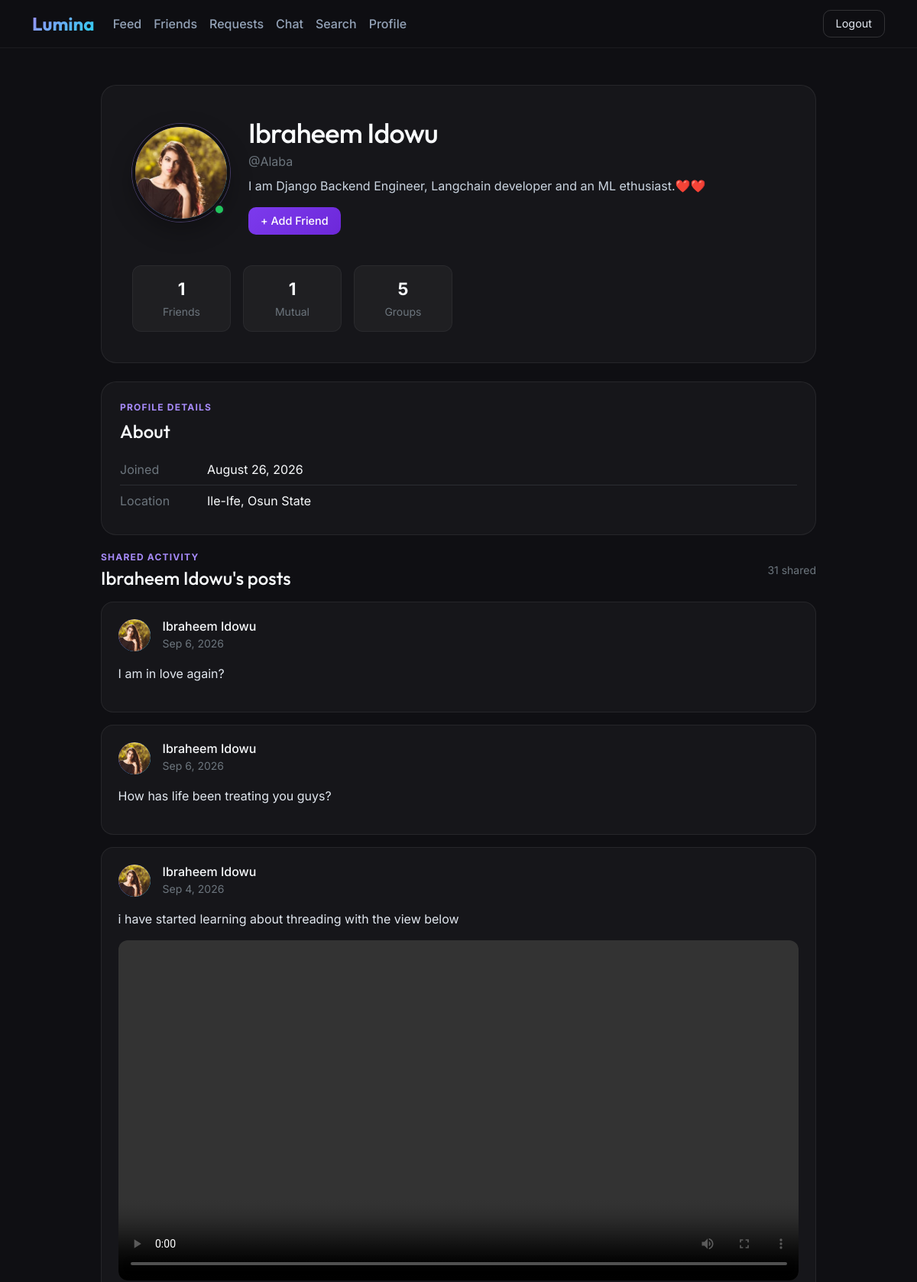
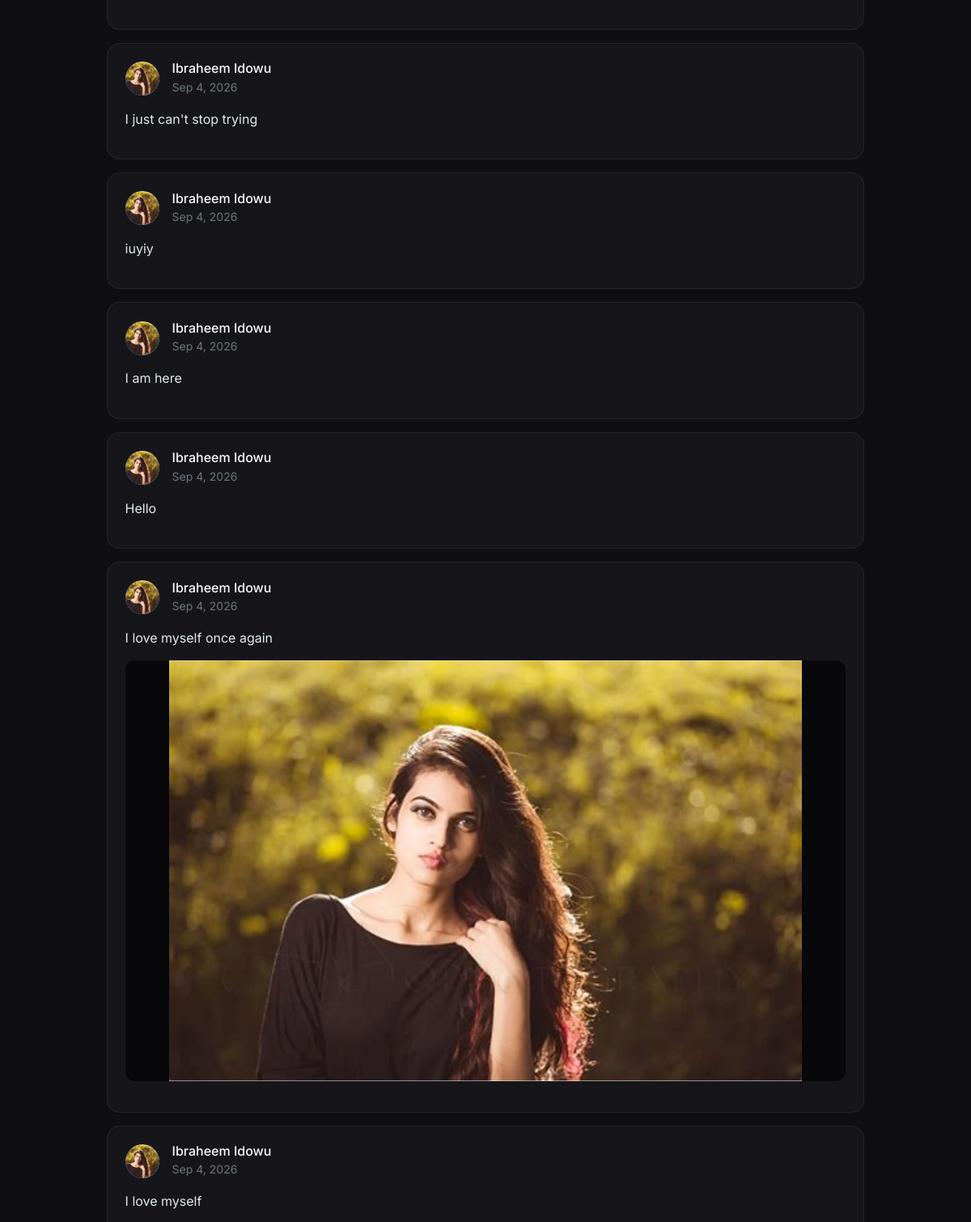
The app's page /view-profile/Alaba/ (signed in, upper part) with its own data (2 pictures, top to bottom).
### accounts/models.py (models this page shows)
class Profile(models.Model):
    user = models.OneToOneField(User,on_delete=models.CASCADE,related_name='profile')
    location = models.CharField(max_length=100, blank=True, null=True)
    about = models.CharField(max_length=255, blank=True, null=True)
    joined_at = models.DateTimeField(auto_now_add=True)
    profile_photo = models.ImageField(upload_to='photos/%Y/%m/%d', validators=[FileExtensionValidator(allowed_extensions=['jpg', 'jpeg', 'png', 'webp'])], null=True, blank=True)
    friends = models.ManyToManyField(to=User, blank=True, related_name='friends')
    def count_friends(self):
        return self.friends.count()

class Post(models.Model):
    author = models.ForeignKey(User, on_delete=models.CASCADE, related_name='posts')
    text = models.TextField(blank=True,null=True)
    audio = models.FileField(upload_to='posts/audios/', blank=True, null=True)
    video = models.FileField(upload_to='posts/videos/', blank=True, null=True)
    image = models.ImageField(upload_to='posts/images/', blank=True, null=True)
    created_at = models.DateTimeField(auto_now_add=True)

### accounts/views.py (the view)
# urls.py: path('view-profile/<str:username>/', views.view_others_profile, name='view_others_profile'),
@login_required
def view_others_profile(request, username):
    user = User.objects.get(username=username)
    profile = user.profile
    posts = Post.objects.filter(author=user).order_by('-created_at')
    return render(request, 'accounts/other_user_profile.html', {'user':user, 'profile':profile, 'posts':posts})

### accounts/templatetags/tags.py (called while the page is built)
@register.simple_tag
def mutual_friends(user1, user2):
    profile1 = set(user1.profile.friends.values_list('id', flat=True))
    profile2 = set(user2.profile.friends.values_list('id', flat=True))
    return len(profile1.intersection(profile2))

### friends/templatetags/friends_tags.py (called while the page is built)
@register.simple_tag
def check_friendship(user1, user2):
    if FriendRequest.objects.filter(sender=user1, receiver=user2):
        return 'Request Sent'
    return '+ Add Friend'

@register.filter
def check_already_friend(user1, user2):
    if user1 in user2.profile.friends.all() and user2 in user1.profile.friends.all():
        return True
    return False

### accounts/templates/accounts/other_user_profile.html (shortened to what this page needs)
{% load static tags friends_tags %}
<!DOCTYPE html>
<html lang="en">
<head>
  <link href="{% static 'css/bootstrap.min.css' %}" rel="stylesheet">
</head>
<body hx-headers='{"X-CSRFToken":"{{ csrf_token }}"}'>
  <nav class="navbar navbar-expand-lg sticky-top">
    <div class="container">
      <a class="navbar-brand" href="{% url 'accounts:home' %}">Lumina</a>
      <div class="collapse navbar-collapse" id="nav">
        <ul class="navbar-nav me-auto mb-2 mb-lg-0">
          <li class="nav-item"><a class="nav-link" href="{% url 'accounts:home' %}">Feed</a></li>
          <li class="nav-item"><a class="nav-link" href="{% url 'friends:friends_list' %}">Friends</a></li>
          <li class="nav-item"><a class="nav-link" href="{% url 'friends:friend_requests' %}">Requests</a></li>
          <li class="nav-item"><a class="nav-link" href="{% url 'chats:chat_list'%}">Chat</a></li>
          <li class="nav-item"><a class="nav-link active" href="{% url 'accounts:search' %}">Search</a></li>
          <li class="nav-item"><a class="nav-link" href="{% url 'accounts:profile_view' %}">Profile</a></li>
        </ul>
        <a href="{% url 'accounts:logout' %}" class="btn btn-logout">Logout</a>
      </div>
    </div>
  </nav>
  <main class="container profile-shell py-4 py-md-5">
    <div class="profile-header">
      <div class="row align-items-center">
        <div class="col-md-auto mb-4 mb-md-0 text-center">
          <div class="avatar-wrap">
            <img src="{% if profile.profile_photo %}{{ profile.profile_photo.url }}{% else %}{% static 'user-default.jpg' %}{% endif %}" class="avatar-lg mx-auto d-block" alt="{{ user.get_full_name|default:user.username }} profile photo">
            <span class="profile-status" title="Online" aria-label="Online"></span>
          </div>
        </div>
        <div class="col-md">
          <h1 class="profile-name mb-1">{{ user.get_full_name|default:user.username }}</h1>
          <p class="text-secondary mb-2">@{{ user.username }}</p>
          <p class="profile-about mb-3">{{ profile.about|default:'This user has not added an about section yet.' }}</p>
          {% if request.user|check_already_friend:user %}
            <div class="profile-actions d-flex gap-2 flex-wrap">
              <a href="{% url 'chats:chat_user' user.username %}" class="btn btn-sm btn-primary-lumina">Message</a>
              <button class="btn btn-sm btn-outline-secondary" style="border-radius:10px;">Friends ✓</button>
              <button class="btn btn-sm btn-outline-danger" style="border-radius:10px;">Unfriend</button>
            </div>
          {% else %}
            <button class="btn btn-add" hx-target="this" hx-post="{% url 'friends:send_friendrequest' user.username %}" hx-swap="innerHTML" hx-trigger="click">
              {% check_friendship request.user user%}
            </button>
          {% endif %}
        </div>
      </div>
      <div class="row g-3 mt-4">
        <div class="col-4 col-md-2">
          <div class="stat-box">
            <div class="stat-number">{{ profile.count_friends }}</div>
            <small class="text-secondary">Friends</small>
          </div>
        </div>
        <div class="col-4 col-md-2">
          <div class="stat-box">
            <div class="stat-number">{% mutual_friends user request.user %}</div>
            <small class="text-secondary">Mutual</small>
          </div>
        </div>
        <div class="col-4 col-md-2">
          <div class="stat-box">
            <div class="stat-number">5</div>
            <small class="text-secondary">Groups</small>
          </div>
        </div>
      </div>
    </div>
    <section class="info-panel mt-4 p-4" aria-labelledby="about-title">
      <span class="posts-heading d-block mb-2">Profile details</span>
      <h2 id="about-title" class="h4 mb-3">About</h2>
      <div class="border-bottom border-secondary border-opacity-25 py-2 d-flex flex-column flex-sm-row gap-1 gap-sm-4">
        <span class="text-secondary" style="min-width: 90px;">Joined</span>
        <span>{{ profile.joined_at|date:"F j, Y" }}</span>
      </div>
      <div class="py-2 d-flex flex-column flex-sm-row gap-1 gap-sm-4">
        <span class="text-secondary" style="min-width: 90px;">Location</span>
        <span>{{ profile.location|default:'Not added yet' }}</span>
      </div>
    </section>
    <section class="posts-panel profile-posts" aria-labelledby="posts-title">
      <div class="d-flex align-items-center justify-content-between mb-3">
        <div>
          <span class="posts-heading d-block mb-1">Shared activity</span>
          <h2 id="posts-title" class="h4 mb-0">{{ user.get_full_name|default:user.username }}'s posts</h2>
        </div>
        <span class="small text-secondary">{{ posts|length }} shared</span>
      </div>
      {% for post in posts %}
        {% include 'accounts/post.html' %}
      {% empty %}
        <div class="info-panel text-center">
          <h3 class="h5 mb-2">No posts yet</h3>
          <p class="text-secondary mb-0">This user has not shared any posts yet.</p>
        </div>
      {% endfor %}
    </section>
  </main>
</body>
</html>

### accounts/templates/accounts/post.html (shortened to what this page needs)
{% load static %}
<article class="feed-card post-card mb-3">
	<div class="d-flex align-items-center gap-3 mb-3">
		<div class="avatar">
			{% if post.author.profile.profile_photo %}
				<img src="{{ post.author.profile.profile_photo.url }}" alt="{{ post.author.username }} profile photo">
			{% endif %}
		</div>
		<div class="flex-grow-1 min-width-0">
			<h6 class="mb-0 text-truncate">{{ post.author.get_full_name|default:post.author.username }}</h6>
			<small class="text-secondary">{{ post.created_at|date:"M j, Y" }}</small>
		</div>
	</div>
	{% if post.text %}
		<p class="post-text mb-3">{{ post.text|linebreaksbr }}</p>
	{% endif %}
	{% if post.image %}
		<div class="post-media mb-3">
			<img src="{{ post.image.url }}" alt="Image shared by {{ post.author.username }}" loading="lazy">
		</div>
	{% endif %}
	{% if post.video %}
		<div class="post-media mb-3">
			<video controls preload="metadata" playsinline>
				<source src="{{ post.video.url }}">
			</video>
		</div>
	{% endif %}
</article>

### accounts/templates/accounts/other_user_profile.html (style rules this page uses)
body { font-family: 'Inter', sans-serif; background: #0f0f13; color: #f8fafc; min-height: 100vh; }
h1,h2,h3,h4,.navbar-brand { font-family: 'Outfit', sans-serif; }
.navbar { background: rgba(15,15,19,0.9); backdrop-filter: blur(12px); border-bottom: 1px solid rgba(255,255,255,0.06); }
.navbar-brand { font-size: 1.5rem; font-weight: 700; background: linear-gradient(135deg,#a78bfa,#22d3ee); -webkit-background-clip: text; -webkit-text-fill-color: transparent; }
.nav-link { color: #94a3b8 !important; font-weight: 500; }
.btn-logout { background: transparent; border: 1px solid rgba(255,255,255,0.15); color: #e2e8f0; border-radius: 10px; padding: 6px 16px; font-size: 0.9rem; }
.profile-shell { max-width: 960px; }
.profile-header, .info-panel { background: rgba(255,255,255,0.03); border: 1px solid rgba(255,255,255,0.07); border-radius: 20px; }
.profile-header { padding: clamp(1.25rem, 5vw, 2.5rem); }
.avatar-wrap { position: relative; display: inline-block; }
.avatar-lg { width: clamp(96px, 22vw, 128px); height: clamp(96px, 22vw, 128px); border-radius: 50%; object-fit: cover; background: linear-gradient(135deg,#7c3aed,#22d3ee); border: 4px solid #0f0f13; box-shadow: 0 0 0 1px rgba(167,139,250,0.35), 0 12px 30px rgba(0,0,0,0.28); }
.profile-status { position: absolute; right: 6px; bottom: 8px; width: 16px; height: 16px; border: 3px solid #17171d; border-radius: 50%; background: #22c55e; }
.profile-name { font-size: clamp(1.6rem, 5vw, 2.25rem); letter-spacing: -0.02em; }
.profile-about { color: #cbd5e1; max-width: 620px; overflow-wrap: anywhere; }
.stat-box { background: rgba(255,255,255,0.04); border: 1px solid rgba(255,255,255,0.05); border-radius: 12px; padding: 0.85rem 0.5rem; text-align: center; height: 100%; }
.stat-number { font-size: 1.4rem; font-weight: 700; }
.btn-add { background: linear-gradient(135deg, #7c3aed, #6d28d9); border: none; color: white; font-weight: 500; border-radius: 10px; padding: 7px 16px; font-size: 0.9rem; }
.posts-panel { margin-top: 1.25rem; }
.posts-heading { color: #a78bfa; font-size: 0.75rem; font-weight: 700; letter-spacing: 0.1em; text-transform: uppercase; }
.profile-posts .feed-card { background: rgba(255,255,255,0.03); border: 1px solid rgba(255,255,255,0.07); border-radius: 16px; padding: clamp(1rem, 3vw, 1.35rem); }
.profile-posts .avatar { width: 42px; height: 42px; border-radius: 50%; background: linear-gradient(135deg,#7c3aed,#22d3ee); overflow: hidden; position: relative; flex: 0 0 42px; }
.profile-posts .avatar img { width: 100%; height: 100%; border-radius: 50%; object-fit: cover; }
.profile-posts .post-media { overflow: hidden; border-radius: 12px; background: #08080b; }
.profile-posts .post-media img, .profile-posts .post-media video { display: block; width: 100%; max-height: 520px; object-fit: contain; }
.profile-posts .post-text { color: #e2e8f0; overflow-wrap: anywhere; }

### records on screen
Profile: profile_photo (picture), about "I am Django Backend Engineer, Langchain developer and an ML ethusiast.❤️❤️", count_friends "1", joined_at "August 26, 2026", location "Ile-Ife, Osun State"
Post: author.profile.profile_photo (picture), author.get_full_name "Ibraheem Idowu", created_at "Sep 6, 2026", text "I am in love again?"
Post: author.profile.profile_photo (picture), author.get_full_name "Ibraheem Idowu", created_at "Sep 6, 2026", text "How has life been treating you guys?"
Post: author.profile.profile_photo (picture), author.get_full_name "Ibraheem Idowu", created_at "Sep 4, 2026", text "i have started learning about threading with the view below"
Post: author.profile.profile_photo (picture), author.get_full_name "Ibraheem Idowu", created_at "Sep 4, 2026", text "I just can't stop trying"
Post: author.profile.profile_photo (picture), author.get_full_name "Ibraheem Idowu", created_at "Sep 4, 2026", text "iuyiy"
Post: author.profile.profile_photo (picture), author.get_full_name "Ibraheem Idowu", created_at "Sep 4, 2026", text "I am here"
Post: author.profile.profile_photo (picture), author.get_full_name "Ibraheem Idowu", created_at "Sep 4, 2026", text "Hello"
Post: author.profile.profile_photo (picture), author.get_full_name "Ibraheem Idowu", created_at "Sep 4, 2026", text "I love myself once again", image (picture)
Post: author.profile.profile_photo (picture), author.get_full_name "Ibraheem Idowu", created_at "Sep 4, 2026", text "I love myself"

### other values on screen
{{ user.get_full_name|default:user.username }} "Ibraheem Idowu"
{{ user.username }} "Alaba"
{{ posts|length }} "31"
